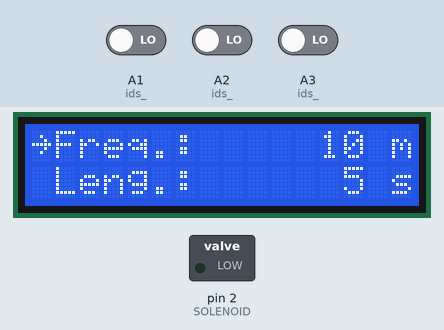
This sketch was run on a simulated Arduino Uno, built with avr-gcc and run on an emulated ATmega328P. Shown: 16×2 character LCD, switched loads named in the sketch (green lamp = pin HIGH). The inputs (shaded band) are chosen by the test bench; at power-on: A1 (ids_) LOW, A2 (ids_) LOW, A3 (ids_) LOW. EEPROM starts erased.

Above: at 1.3 s.
1.4 s: A1 (ids_) driven HIGH
At 4.3 s:
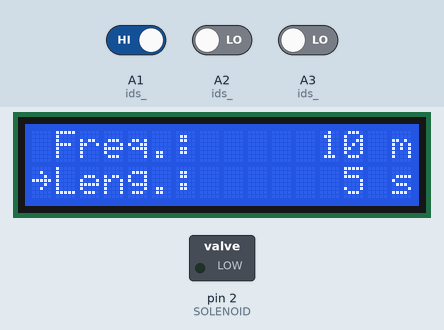
4.5 s: A2 (ids_) driven HIGH
At 6.4 s:
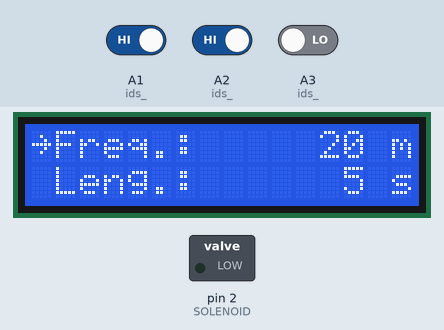
7.6 s: A3 (ids_) driven HIGH
At 8.02 s:
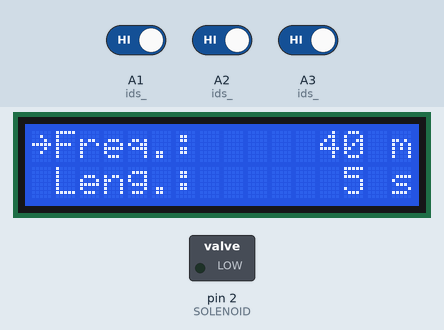
10.7 s: A3 (ids_) driven LOW
At 11.24 s:
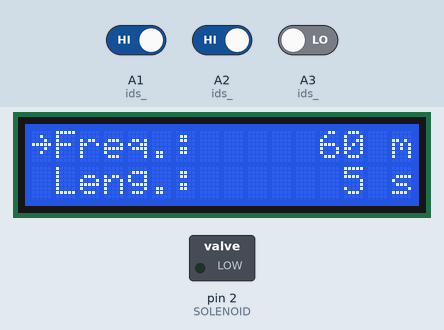
Timing chart, 0 to 13.7 s (numbered marks = the images above; inputs shaded):
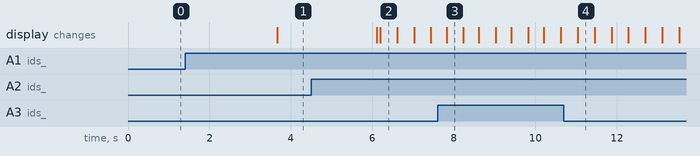

Measured:
- after the input at 1.4 s, the display: changes after 2.3 s (image 1)
- after the input at 4.5 s, the display: first differs from a run without the input after 1.7 s (image 2)
- after the input at 10.7 s, the display: changes after 0.34 s (image 4)
- what the display in image 2 shows lasts 0.4 s, from 6.2 s to 6.6 s

The sketch:

CO2-HopCannon.ino
```cpp
#include <Wire.h> // Library for I2C communication
#include <LiquidCrystal_I2C.h> // Library for LCD

#include <SPI.h> // Required for the SD
#include <SD.h>  // Required for the SD

#include "debug.h"
#include "nano_pins.h"
#include "solenoid.h"
#include "utils.h"

// LCD screen
LiquidCrystal_I2C lcd = LiquidCrystal_I2C(0x27, 16, 2);

// Buttons
Buttons btns;

// Solenoid valve (it takes the address of the LCD screen to display messages)
Solenoid valve = Solenoid(&lcd, &btns);

void setup()
{
    // Serial port setup
#ifdef DEBUG
    Serial.begin(115200);
    while (!Serial) {
        ; // wait for serial port to connect. Needed for native USB port only
    }
#endif

    // LCD setup
    lcd.init();
    lcd.backlight();
    valve.DisplayLcd();

    DebugSerialPrintln(F("Setup completed!"));
}

void loop()
{
    valve.Update();
    delay(1000);
}
```

buttons.h
```cpp
#ifndef CO2_HOPCANNON_BUTTONS_H_
#define CO2_HOPCANNON_BUTTONS_H_

#include "nano_pins.h"
#include "settings.h"

class Buttons
{
public:

    int ids_[3] = { BTN_S, BTN_P, BTN_M };
    uint8_t size_ = sizeof(ids_)/sizeof(int);

    Buttons()
    {
        for (uint8_t i = 0; i < size_; ++i) {
            pinMode(ids_[i], INPUT);
        }
    }

    // Returns true if at least one of the buttons in the vector is pressed for the press_duration time
    bool OneOfIsPressed(int *button_pins, int n, unsigned long press_duration = BUTTONS_PRESS_TIME_INSTANT) {
        for (uint8_t i = 0; i < n; ++i) {
            if (IsPressed(button_pins[i], press_duration)) {
                return true;
            }
        }
        return false;
    }

    // Returns true if at least one of the available buttons is pressed for the press_duration time
    bool OneOfIsPressed(unsigned long press_duration = BUTTONS_PRESS_TIME_INSTANT)
    {
        return OneOfIsPressed(ids_, size_);
    }

    // Returns true if all the buttons in the vector have HIGH state value
    bool AreAllHigh(int *button_pins, int n)
    {
        for (int i = 0; i < n; ++i) {
            if (digitalRead(button_pins[i]) != HIGH) {
                return false;
            }
        }
        return true;
    }

    // Returns true if all the buttons in the vector have been pressed for press_duration time
    bool ArePressed(int *button_pins, int n, unsigned long press_duration = BUTTONS_PRESS_TIME_INSTANT)
    {
        if (AreAllHigh(button_pins, n)) {
            unsigned long start_press = millis();
            while (AreAllHigh(button_pins, n) && (millis() - start_press < press_duration)) {}

            if (AreAllHigh(button_pins, n) && (millis() - start_press >= press_duration)) {
                return true;
            }
        }
        return false;
    }

    // Returns true if the button has been pressed for press_duration time
    bool IsPressed(int button_pin, unsigned long press_duration = BUTTONS_PRESS_TIME_INSTANT)
    {
        return ArePressed(&button_pin, 1, press_duration);
    }

};

#endif //CO2_HOPCANNON_BUTTONS_H_
```

debug.h
```cpp
#ifndef CO2_HOPCANNON_DEBUG_H_
#define CO2_HOPCANNON_DEBUG_H_

#include "settings.h"
#include "Arduino.h"

// https://www.baldengineer.com/arduino-f-macro.html for the F() macro and explanation
void DebugSerialPrint(const __FlashStringHelper *message)
{
#ifdef DEBUG
    const char *p = (const char PROGMEM *)message;
    size_t n = 0;
    while (1) {
        char c = pgm_read_byte(p++);
        if (c == 0) break;
        Serial.print(c);
    }
#endif
}

void DebugSerialPrintln(const __FlashStringHelper *message)
{
#ifdef DEBUG
    DebugSerialPrint(message);
    Serial.println();
#endif
}

void DebugSerialPrint(const String message)
{
#ifdef DEBUG
    Serial.print(message);
#endif
}

void DebugSerialPrintln(const String message)
{
#ifdef DEBUG
    Serial.println(message);
#endif
}


#endif //CO2_HOPCANNON_DEBUG_H_
```

gun.h
```cpp
#ifndef CO2_HOPCANNON_GUN_H_
#define CO2_HOPCANNON_GUN_H_

#include <Wire.h> // Library for I2C communication
#include <LiquidCrystal_I2C.h> // Library for LCD

byte gun[3][8] = {
    { B00111, B01111, B01111, B00111, B01101, B11011, B11110, B11100 },
    { B11111, B11111, B11111, B10010, B11100, B00000, B00000, B00000 },
    { B11111, B11111, B11111, B00000, B00000, B00000, B00000, B00000 }
};

byte bullet1[2][8] = {
    { B00000, B00000, B10111, B11111, B10111, B00000, B00000, B00000 },
    { B00000, B00000, B10000, B11000, B10000, B00000, B00000, B00000 }
};

byte bullet2[] = { B10110, B11111, B10110, B00000, B00000, B00000, B00000, B00000 };
byte bullet3[] = { B00000, B00000, B11100, B11110, B11100, B00000, B00000, B00000 };
byte bullet4[] = { B00000, B00000, B10110, B11111, B10110, B00000, B00000, B00000 };


void DrawGun(LiquidCrystal_I2C *lcd, int x = 0, int y = 0)
{
    uint8_t starting_id = 0;
    for (uint8_t i = 0; i < 3; ++i) {
        lcd->createChar(starting_id + i, gun[i]);
        lcd->setCursor(x + i, y);
        lcd->write(starting_id + i);
    }
}

void DrawBullet1(LiquidCrystal_I2C *lcd, int x = 0, int y = 0)
{
    uint8_t starting_id = 3;
    for (uint8_t i = 0; i < 2; ++i) {
        lcd->createChar(starting_id + i, bullet1[i]);
        lcd->setCursor(x + i, y);
        lcd->write(starting_id + i);
    }
}

void DrawBullet2(LiquidCrystal_I2C *lcd, int x = 0, int y = 0)
{
    uint8_t starting_id = 5;
    lcd->createChar(starting_id, bullet2);
    lcd->setCursor(x, y);
    lcd->write(starting_id);
}

void DrawBullet3(LiquidCrystal_I2C *lcd, int x = 0, int y = 0)
{
    uint8_t starting_id = 6;
    lcd->createChar(starting_id, bullet3);
    lcd->setCursor(x, y);
    lcd->write(starting_id);
}

void DrawBullet4(LiquidCrystal_I2C *lcd, int x = 0, int y = 0)
{
    uint8_t starting_id = 7;
    lcd->createChar(starting_id, bullet3);
    lcd->setCursor(x, y);
    lcd->write(starting_id);
}

#endif // CO2_HOPCANNON_GUN_H_
```

utils.h
```cpp
#ifndef CO2_HOPCANNON_UTILS_H_
#define CO2_HOPCANNON_UTILS_H_

String RepeatString(String str, int n)
{
    String ret = "";
    while (n-- > 0) {
        ret += str;
    }
    return ret;
}

#endif // CO2_HOPCANNON_UTILS_H_
```

nano_pins.h
```cpp
#ifndef CO2_HOPCANNON_NANO_PINS_H_
#define CO2_HOPCANNON_NANO_PINS_H_

//************************************************************
// BUTTONs
//************************************************************

#define BTN_S A1 // Setup
#define BTN_P A2 // Plus
#define BTN_M A3 // Minus

//************************************************************
// SOLENOID
//************************************************************

#define SOLENOID 2 // D2

//************************************************************
// LCD SCREEN
//************************************************************

#define SDA A4
#define SCL A5

#endif // CO2_HOPCANNON_NANO_PINS_H_
```

settings.h
```cpp
#ifndef CO2_HOPCANNON_SETTINGS_H_
#define CO2_HOPCANNON_SETTINGS_H_

//#define DEBUG // comment/uncomment this line to skip/view serial console debug messages

#define DEFAULT_SHOT_FREQ  10 // minutes
#define DEFAULT_SHOT_LENG   5 // seconds

#define POWER_SAVE_TIMER    60 // seconds
#define SETTING_MODE_TIMER  10 // seconds

#define BUTTONS_PRESS_TIME_INSTANT  400 // milliseconds
#define BUTTONS_PRESS_TIME_SHORT   1000 // milliseconds
#define BUTTONS_PRESS_TIME_LONG    3000 // milliseconds

#define FREQ_UPDATE_STEP  10 // minutes
#define LENG_UPDATE_STEP   1 // seconds

#define FORCE_SETTINGS 0 // 0 -> false, 1 -> true. It applies only
                         // for DEFAULT_SHOT_FREQ and DEFAULT_SHOT_LEN
                         // if true the previously set values (stored
                         // in the EEPROM memory) will be ignored and
                         // the configurations values specified in this
                         // file will be used.


#endif // CO2_HOPCANNON_SETTINGS_H_
```

Source omitted: solenoid.h (14650 bytes)
